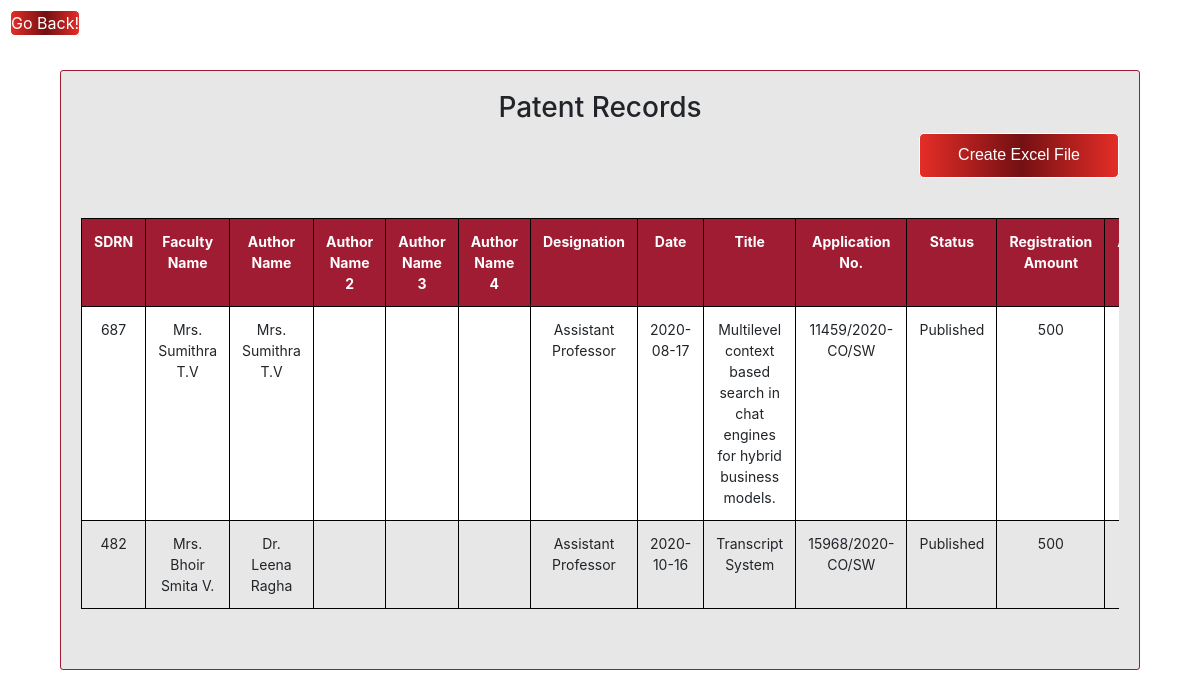
The app's page /Faculty/src/Details_show/show_patent.php (signed in) with its own data.
### tables this page shows
CREATE TABLE `patent` (
  `id` int(11) NOT NULL,
  `sdrn` varchar(20) NOT NULL,
  `faculty_name` varchar(128) NOT NULL,
  `author1` varchar(128) NOT NULL,
  `author2` varchar(128) NOT NULL,
  `author3` varchar(128) NOT NULL,
  `author4` varchar(128) NOT NULL,
  `designation` varchar(128) NOT NULL,
  `patent` date NOT NULL,
  `title` varchar(128) NOT NULL,
  `application_no` varchar(128) NOT NULL,
  `status` varchar(128) NOT NULL,
  `reg_amount` int(128) NOT NULL,
  `amount_funded` int(128) NOT NULL,
  `reg_date` date NOT NULL,
  `opt1` varchar(128) NOT NULL,
  `opt2` varchar(128) NOT NULL,
  `opt3` varchar(128) NOT NULL
);

### Faculty/src/Details_show/show_patent.php (the view, shortened to what this page needs)
<!DOCTYPE html>
<html lang="en">
    <head>
        <link rel="stylesheet" href="../../css/internal_css.css">
        <link rel="stylesheet" href="../../css/util.css">
        <link rel="stylesheet" href="https://maxcdn.bootstrapcdn.com/bootstrap/4.3.1/css/bootstrap.min.css">
    </head>
    <body>
    <input id= "goback" type="button" value="Go Back!" onclick="history.back(-1)" />
        <div id="patent">
            <h3 class="text-center">Patent Records</h3>
            <button name="pdf_patent" id="pdf_patent" >Create Excel File</button>
            <div id="patent_tab">
                <?php
                    if (isset($_SESSION['sdrn'])){
                    echo'<div class="table-responsive">
                    <table class="table table-bordered" >
                    <tr>
                        <th>SDRN</th>
                        <th>Faculty Name</th>
                        <th>Author Name</th>
                        <th>Author Name 2</th>
                        <th>Author Name 3</th>
                        <th>Author Name 4</th>
                        <th>Designation</th>
                        <th>Date</th>
                        <th>Title</th>
                        <th>Application No.</th>
                        <th>Status</th>
                        <th>Registration Amount</th>
                        <th>Amount Funded</th>
                        <th>Registeration Date</th>
                        <th>Category</th>
                        <th>Option 1</th>
                        <th>Option 2</th>
                        <th>Update</th>
                    </tr>  ';
                    function fetch_patent(){
                        $id = $_SESSION['sdrn'];
                        $First_name= $_SESSION['First_name'];
                        $Middle_name= $_SESSION['Middle_name'];
                        $Last_name= $_SESSION['Last_name'];
                        $faculty_name = $First_name." ".$Middle_name." ".$Last_name;
                        $output1 = '';
                        $connect = mysqli_connect("localhost", "root", "", "test");
                        $sql1 = "SELECT * FROM patent where sdrn = '$id' OR author1 = '$faculty_name' OR author2 = '$faculty_name'
                        OR author3 = '$faculty_name' OR author4 = '$faculty_name' ";
                        $result1 = mysqli_query($connect, $sql1);
                        while($row = mysqli_fetch_array($result1)){
                            $output1 .= '<tr>
                            <td>'.$row["sdrn"].'</td>
                            <td>'.$row["faculty_name"].'</td>
                            <td>'.$row["author1"].'</td>
                            <td>'.$row["author2"].'</td>
                            <td>'.$row["author3"].'</td>
                            <td>'.$row["author4"].'</td>
                            <td>'.$row["designation"].'</td>
                            <td>'.$row["patent"].'</td>
                            <td>'.$row["title"].'</td>
                            <td>'.$row["application_no"].'</td>
                            <td>'.$row["status"].'</td>
                            <td>'.$row["reg_amount"].'</td>
                            <td>'.$row["amount_funded"].'</td>
                            <td>'.$row["reg_date"].'</td>
                            <td>'.$row["opt1"].'</td>
                            <td>'.$row["opt2"].'</td>
                            <td>'.$row["opt3"].'</td>
                            <td><a href="../Details_update/patentupdate.php?id='.$row["id"].'">Update</a></td>
                            </tr> ';
                        }
                        return $output1;
                        }
                        echo fetch_patent();
                        echo '</table>  </div><br />';
                    }
                ?>
            </div>
        </div>
    </body>
    </html>

### Faculty/css/internal_css.css (style rules this page uses)
* { margin: 0px; padding: 0px; box-sizing: border-box; }
body, html { height: auto; font-family: Poppins-Regular, sans-serif; }
h1,h2,h3,h4,h5,h6 { margin: 0px; }
button { outline: none !important; border: none; background: transparent; }
#goback { background-image: linear-gradient(to right, #e52d27 0%, #731013 51%, #e52d27 100%); color:#ffffff; border:1px solid #fff; border-radius:5px; margin: 10px; }
.table { width: 100%; border-collapse: collapse; }
.table td,.table th { padding:12px 15px; border:1px solid black!important; text-align: center; font-size:14px; }
.table th { background-color: #9F1C33; color:#ffffff; }
.table tr:nth-child(even) { background-color: white; }
div#patent { background-color:#e7e7e7; border-radius:3px; border:1px solid #9F1C33; margin-left: 5%; margin-right: 5%; margin-top : 2%; padding : 20px; }
#pdf_patent { width: 200px; height:45px; margin-bottom:40px; border-radius:5px; background-image: linear-gradient(to right, #e52d27 0%, #731013 51%, #e52d27 100%); border:1px solid #fff; color:#fff; font-family:'Raleway',sans-serif; float :right; }
html { height: auto; }
.table td,.table th { border:1px solid black; }
button { margin:10px; width: 250px; height: 50px; border-radius:5px; background:#9F1C33; color:white; border:1px solid #fff; font-size: 16px; padding: 5px; }

### records on screen
patent: sdrn "687", faculty_name "Mrs. Sumithra T.V", author1 "Mrs. Sumithra T.V", designation "Assistant Professor", patent "2020-08-17", title "Multilevel context based search in chat engines for hybrid business models.", application_no "11459/2020-CO/SW", status "Published", reg_amount "500"
patent: sdrn "482", faculty_name "Mrs. Bhoir Smita V.", author1 "Dr. Leena Ragha", designation "Assistant Professor", patent "2020-10-16", title "Transcript System", application_no "15968/2020-CO/SW", status "Published", reg_amount "500"
